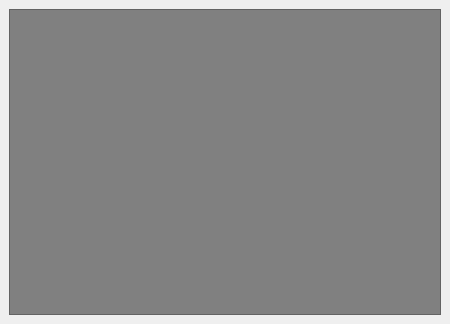
<?xml version="1.0" encoding="UTF-8"?>
<ui version="4.0">
 <class>DockWidgetPreview</class>
 <widget class="QDockWidget" name="DockWidgetPreview">
  <property name="geometry">
   <rect>
    <x>0</x>
    <y>0</y>
    <width>450</width>
    <height>324</height>
   </rect>
  </property>
  <property name="sizePolicy">
   <sizepolicy hsizetype="Expanding" vsizetype="Expanding">
    <horstretch>0</horstretch>
    <verstretch>0</verstretch>
   </sizepolicy>
  </property>
  <property name="features">
   <set>QDockWidget::DockWidgetFloatable|QDockWidget::DockWidgetMovable</set>
  </property>
  <property name="windowTitle">
   <string>Vista Previa</string>
  </property>
  <widget class="QWidget" name="dockWidgetContents">
   <layout class="QVBoxLayout" name="verticalLayout">
    <item>
     <widget class="QFrame" name="FramePreview">
      <property name="styleSheet">
       <string notr="true">background-color: rgb(128, 128, 128);</string>
      </property>
      <property name="frameShape">
       <enum>QFrame::StyledPanel</enum>
      </property>
      <property name="frameShadow">
       <enum>QFrame::Raised</enum>
      </property>
     </widget>
    </item>
   </layout>
  </widget>
 </widget>
 <resources/>
 <connections/>
</ui>
